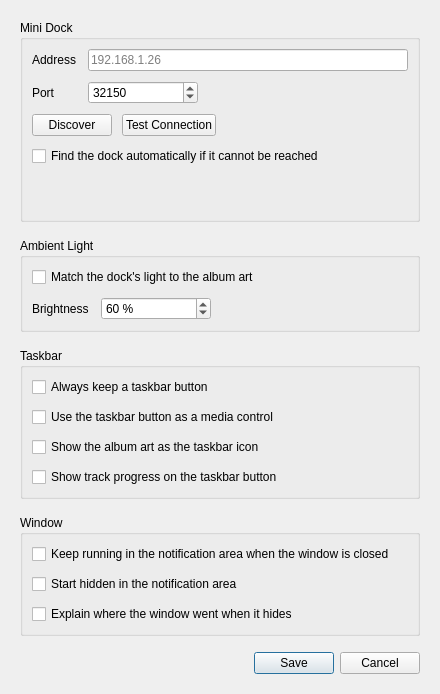
<?xml version="1.0" encoding="UTF-8"?>
<ui version="4.0">
 <class>SettingsDialog</class>
 <widget class="QDialog" name="SettingsDialog">
  <property name="geometry">
   <rect>
    <x>0</x>
    <y>0</y>
    <width>440</width>
    <height>650</height>
   </rect>
  </property>
  <property name="windowTitle">
   <string>Settings</string>
  </property>
  <layout class="QVBoxLayout" name="layout_dialog">
   <property name="spacing">
    <number>16</number>
   </property>
   <property name="leftMargin">
    <number>20</number>
   </property>
   <property name="topMargin">
    <number>20</number>
   </property>
   <property name="rightMargin">
    <number>20</number>
   </property>
   <property name="bottomMargin">
    <number>20</number>
   </property>
   <item>
    <widget class="QGroupBox" name="group_device">
     <property name="title">
      <string>Mini Dock</string>
     </property>
     <layout class="QVBoxLayout" name="layout_device">
      <property name="spacing">
       <number>10</number>
      </property>
      <item>
       <layout class="QFormLayout" name="layout_address">
        <property name="horizontalSpacing">
         <number>12</number>
        </property>
        <property name="verticalSpacing">
         <number>10</number>
        </property>
        <item row="0" column="0">
         <widget class="QLabel" name="lbl_host">
          <property name="text">
           <string>Address</string>
          </property>
         </widget>
        </item>
        <item row="0" column="1">
         <widget class="QLineEdit" name="edit_host">
          <property name="placeholderText">
           <string>192.168.1.26</string>
          </property>
         </widget>
        </item>
        <item row="1" column="0">
         <widget class="QLabel" name="lbl_port">
          <property name="text">
           <string>Port</string>
          </property>
         </widget>
        </item>
        <item row="1" column="1">
         <widget class="QSpinBox" name="spin_port">
          <property name="maximumSize">
           <size>
            <width>110</width>
            <height>16777215</height>
           </size>
          </property>
          <property name="minimum">
           <number>1</number>
          </property>
          <property name="maximum">
           <number>65535</number>
          </property>
          <property name="value">
           <number>32150</number>
          </property>
         </widget>
        </item>
       </layout>
      </item>
      <item>
       <layout class="QHBoxLayout" name="layout_test">
        <property name="spacing">
         <number>10</number>
        </property>
        <item>
         <widget class="QPushButton" name="button_discover">
          <property name="cursor">
           <cursorShape>PointingHandCursor</cursorShape>
          </property>
          <property name="toolTip">
           <string>Search the local network for a Mini Dock running this app</string>
          </property>
          <property name="text">
           <string>Discover</string>
          </property>
         </widget>
        </item>
        <item>
         <widget class="QPushButton" name="button_test">
          <property name="cursor">
           <cursorShape>PointingHandCursor</cursorShape>
          </property>
          <property name="text">
           <string>Test Connection</string>
          </property>
         </widget>
        </item>
        <item>
         <spacer name="spacer_test">
          <property name="orientation">
           <enum>Qt::Horizontal</enum>
          </property>
          <property name="sizeHint" stdset="0">
           <size>
            <width>40</width>
            <height>20</height>
           </size>
          </property>
         </spacer>
        </item>
       </layout>
      </item>
      <item>
       <widget class="QCheckBox" name="check_auto_discover">
        <property name="cursor">
         <cursorShape>PointingHandCursor</cursorShape>
        </property>
        <property name="toolTip">
         <string>Searches when no address is set, or when the saved one stops responding</string>
        </property>
        <property name="text">
         <string>Find the dock automatically if it cannot be reached</string>
        </property>
       </widget>
      </item>
      <item>
       <widget class="QLabel" name="lbl_test_result">
        <property name="sizePolicy">
         <sizepolicy hsizetype="Preferred" vsizetype="MinimumExpanding">
          <horstretch>0</horstretch>
          <verstretch>0</verstretch>
         </sizepolicy>
        </property>
        <property name="minimumSize">
         <size>
          <width>0</width>
          <height>34</height>
         </size>
        </property>
        <property name="text">
         <string/>
        </property>
        <property name="wordWrap">
         <bool>true</bool>
        </property>
        <property name="alignment">
         <set>Qt::AlignLeading|Qt::AlignLeft|Qt::AlignTop</set>
        </property>
       </widget>
      </item>
     </layout>
    </widget>
   </item>
   <item>
    <widget class="QGroupBox" name="group_light">
     <property name="title">
      <string>Ambient Light</string>
     </property>
     <layout class="QVBoxLayout" name="layout_light">
      <property name="spacing">
       <number>10</number>
      </property>
      <item>
       <widget class="QCheckBox" name="check_ambient_light">
        <property name="cursor">
         <cursorShape>PointingHandCursor</cursorShape>
        </property>
        <property name="toolTip">
         <string>The dock's app takes over its RGB light while it is running, and hands it back when it closes</string>
        </property>
        <property name="text">
         <string>Match the dock's light to the album art</string>
        </property>
       </widget>
      </item>
      <item>
       <layout class="QFormLayout" name="layout_light_options">
        <property name="horizontalSpacing">
         <number>12</number>
        </property>
        <property name="verticalSpacing">
         <number>10</number>
        </property>
        <item row="0" column="0">
         <widget class="QLabel" name="lbl_light_brightness">
          <property name="text">
           <string>Brightness</string>
          </property>
         </widget>
        </item>
        <item row="0" column="1">
         <widget class="QSpinBox" name="spin_light_brightness">
          <property name="cursor">
           <cursorShape>PointingHandCursor</cursorShape>
          </property>
          <property name="maximumSize">
           <size>
            <width>110</width>
            <height>16777215</height>
           </size>
          </property>
          <property name="suffix">
           <string> %</string>
          </property>
          <property name="minimum">
           <number>0</number>
          </property>
          <property name="maximum">
           <number>100</number>
          </property>
          <property name="value">
           <number>60</number>
          </property>
         </widget>
        </item>
       </layout>
      </item>
     </layout>
    </widget>
   </item>
   <item>
    <widget class="QGroupBox" name="group_taskbar">
     <property name="title">
      <string>Taskbar</string>
     </property>
     <layout class="QVBoxLayout" name="layout_taskbar">
      <property name="spacing">
       <number>10</number>
      </property>
      <item>
       <widget class="QCheckBox" name="check_taskbar_button">
        <property name="cursor">
         <cursorShape>PointingHandCursor</cursorShape>
        </property>
        <property name="toolTip">
         <string>Hiding minimises instead of vanishing. A hidden window has no taskbar button, and the options below need one</string>
        </property>
        <property name="text">
         <string>Always keep a taskbar button</string>
        </property>
       </widget>
      </item>
      <item>
       <widget class="QCheckBox" name="check_taskbar_media">
        <property name="cursor">
         <cursorShape>PointingHandCursor</cursorShape>
        </property>
        <property name="toolTip">
         <string>Adds a play/pause emblem, and makes hovering show the album art with transport buttons instead of a preview of this window</string>
        </property>
        <property name="text">
         <string>Use the taskbar button as a media control</string>
        </property>
       </widget>
      </item>
      <item>
       <widget class="QCheckBox" name="check_taskbar_artwork">
        <property name="cursor">
         <cursorShape>PointingHandCursor</cursorShape>
        </property>
        <property name="toolTip">
         <string>Also changes the Alt-Tab and title bar icon, since Windows draws all three from the same one</string>
        </property>
        <property name="text">
         <string>Show the album art as the taskbar icon</string>
        </property>
       </widget>
      </item>
      <item>
       <widget class="QCheckBox" name="check_taskbar_progress">
        <property name="cursor">
         <cursorShape>PointingHandCursor</cursorShape>
        </property>
        <property name="toolTip">
         <string>Non-standard: Windows uses this bar for file operations, so it may read as one</string>
        </property>
        <property name="text">
         <string>Show track progress on the taskbar button</string>
        </property>
       </widget>
      </item>
     </layout>
    </widget>
   </item>
   <item>
    <widget class="QGroupBox" name="group_window">
     <property name="title">
      <string>Window</string>
     </property>
     <layout class="QVBoxLayout" name="layout_window">
      <property name="spacing">
       <number>10</number>
      </property>
      <item>
       <widget class="QCheckBox" name="check_close_to_tray">
        <property name="cursor">
         <cursorShape>PointingHandCursor</cursorShape>
        </property>
        <property name="text">
         <string>Keep running in the notification area when the window is closed</string>
        </property>
       </widget>
      </item>
      <item>
       <widget class="QCheckBox" name="check_start_minimized">
        <property name="cursor">
         <cursorShape>PointingHandCursor</cursorShape>
        </property>
        <property name="text">
         <string>Start hidden in the notification area</string>
        </property>
       </widget>
      </item>
      <item>
       <widget class="QCheckBox" name="check_tray_hint">
        <property name="cursor">
         <cursorShape>PointingHandCursor</cursorShape>
        </property>
        <property name="toolTip">
         <string>Shown once per run, and only until you click the notification to turn it off</string>
        </property>
        <property name="text">
         <string>Explain where the window went when it hides</string>
        </property>
       </widget>
      </item>
     </layout>
    </widget>
   </item>
   <item>
    <spacer name="spacer_dialog">
     <property name="orientation">
      <enum>Qt::Vertical</enum>
     </property>
     <property name="sizeHint" stdset="0">
      <size>
       <width>20</width>
       <height>10</height>
      </size>
     </property>
    </spacer>
   </item>
   <item>
    <widget class="QDialogButtonBox" name="button_box">
     <property name="orientation">
      <enum>Qt::Horizontal</enum>
     </property>
     <property name="standardButtons">
      <set>QDialogButtonBox::Cancel|QDialogButtonBox::Save</set>
     </property>
    </widget>
   </item>
  </layout>
 </widget>
 <resources/>
 <connections>
  <connection>
   <sender>button_box</sender>
   <signal>accepted()</signal>
   <receiver>SettingsDialog</receiver>
   <slot>accept()</slot>
  </connection>
  <connection>
   <sender>button_box</sender>
   <signal>rejected()</signal>
   <receiver>SettingsDialog</receiver>
   <slot>reject()</slot>
  </connection>
 </connections>
</ui>
